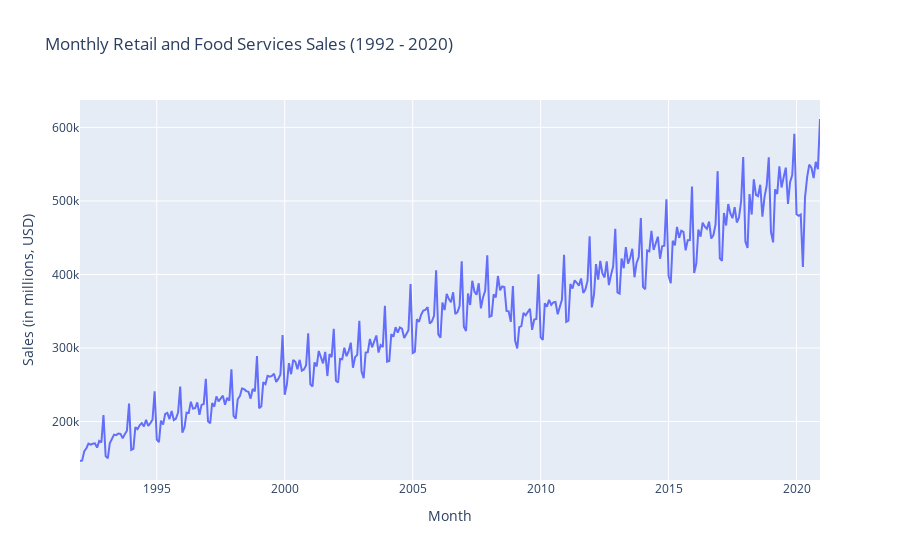

Notebook code cell kept with this figure:
### Markdown cell above
Then we can use our favorite visualization library see our results. I will use plotly which has some nice features for dealing with time series and data axes. Read more: [Time Series and Date Axes in Python](https://plotly.com/python/time-series/#configuring-tick-labels).

### Code cell
import plotly.express as px
fig = px.line(sales_df, x='sales_month', y="sales",
               labels={
                     "sales": "Sales (in millions, USD)",
                     "sales_month": "Month"}, 
              title = "Monthly Retail and Food Services Sales (1992 - 2020)")
fig.show()

### Figure 1 — Plotly figure (JSON) as saved in the notebook; plotly's stock layout.template omitted (floating-point values rounded to 4 significant figures; data arrays with more than 128 entries replaced by an {"elided": "..."} marker saying what was removed)
{"data": [{"hovertemplate": "Month=%{x}<br>Sales (in millions, USD)=%{y}<extra></extra>", "legendgroup": "", "line": {"color": "#636efa", "dash": "solid"}, "marker": {"symbol": "circle"}, "mode": "lines", "name": "", "orientation": "v", "showlegend": false, "type": "scatter", "x": {"elided": "348 str values"}, "xaxis": "x", "y": {"elided": "348 int values"}, "yaxis": "y"}], "layout": {"legend": {"tracegroupgap": 0}, "title": {"text": "Monthly Retail and Food Services Sales (1992 - 2020)"}, "xaxis": {"anchor": "y", "domain": [0, 1], "title": {"text": "Month"}}, "yaxis": {"anchor": "x", "domain": [0, 1], "title": {"text": "Sales (in millions, USD)"}}}}
